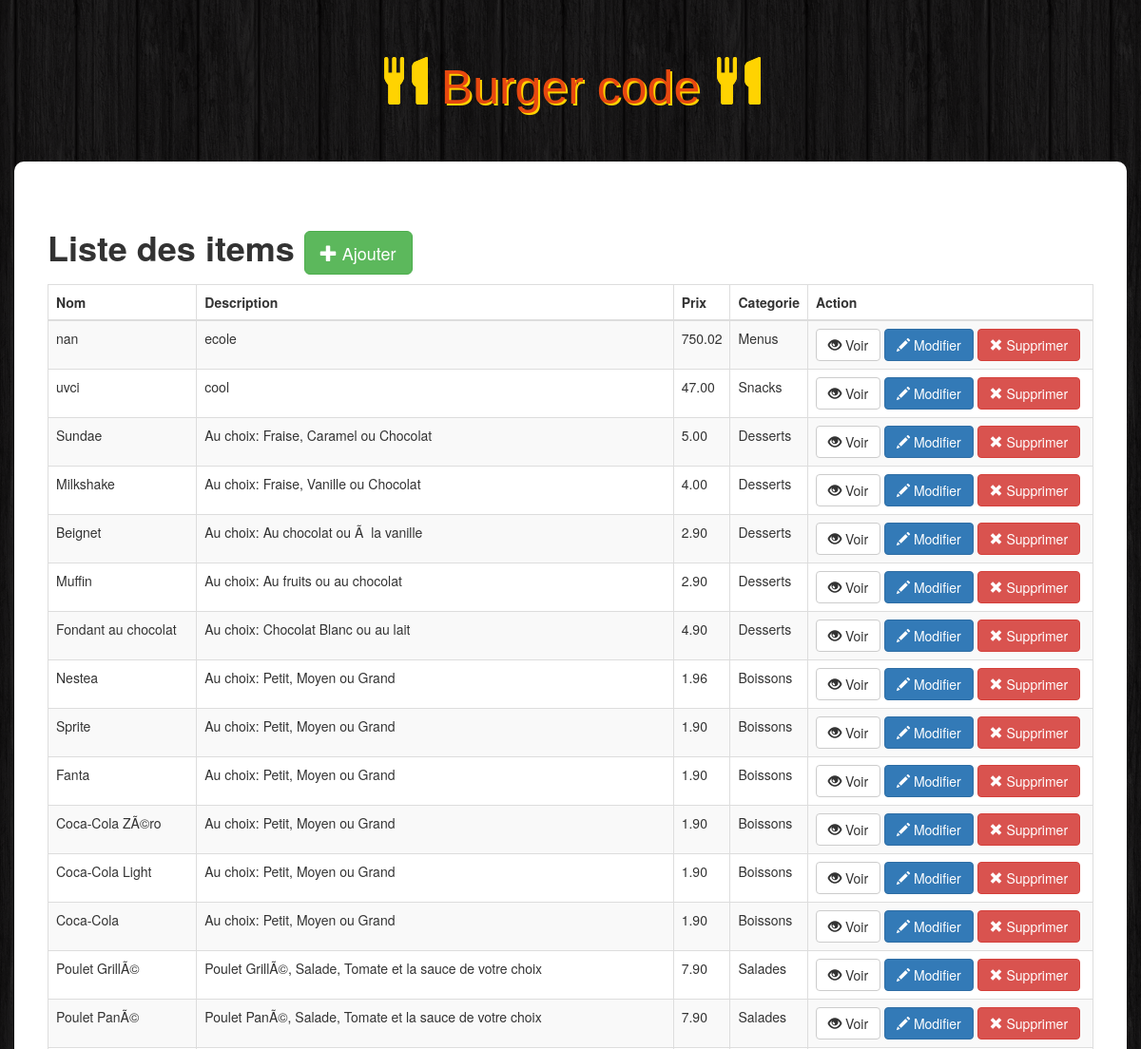
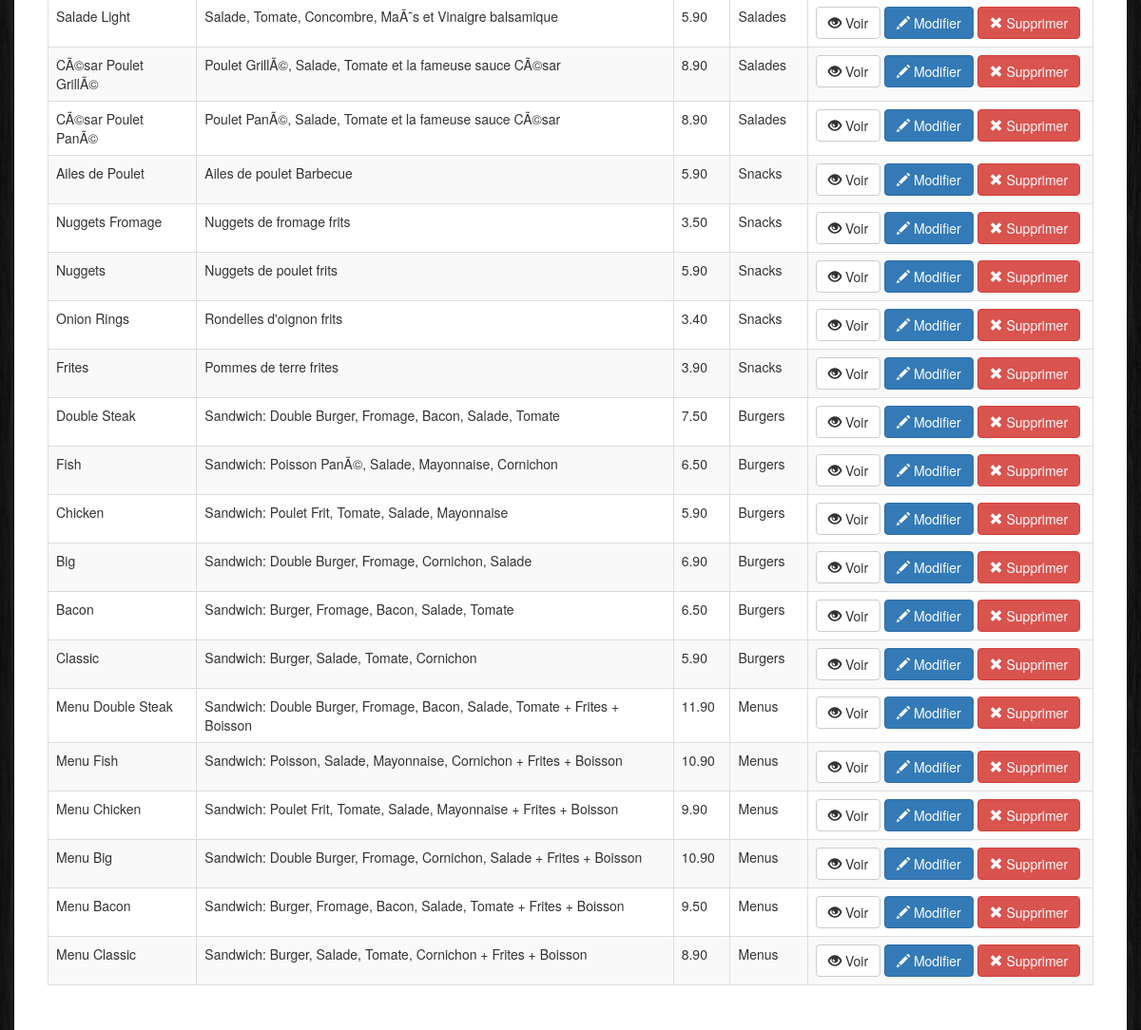
The app's page /admin/index.php with its own data (2 pictures, top to bottom).
### tables this page shows
CREATE TABLE `items` (
  `id` int(11) NOT NULL,
  `name` varchar(100) NOT NULL,
  `description` varchar(255) NOT NULL,
  `price` float NOT NULL,
  `image` varchar(255) NOT NULL,
  `category` int(11) NOT NULL
);

CREATE TABLE `categories` (
  `id` int(11) NOT NULL,
  `name` varchar(100) NOT NULL
);

### admin/index.php (the view, shortened to what this page needs)
<!DOCTYPE html>
<html>
<head>
    <link rel="stylesheet" type="text/css" href="assets/bootstrap/css/bootstrap.min.css">
	<link rel="stylesheet" type="text/css" href="style.css">
</head>
<body>
 <h1 class="text-logo"><span class="glyphicon glyphicon-cutlery"></span> Burger code <span class="glyphicon glyphicon-cutlery"></span></h1>
  <div class="container admin">
  	<div class="row">
  		<h1><strong>Liste des items </strong><a href="insert.php"class="btn btn-success btn-lg"><span class="glyphicon glyphicon-plus"></span> Ajouter</a></h1>
      <table class="table table-striped table-bordered">
        <thead>
              <tr>
                 <th>Nom</th>
                 <th>Description</th>
                 <th>Prix</th>
                 <th>Categorie</th>
                 <th>Action</th>
              </tr>
        </thead>
        <tbody>
                <?php
                 $db = Database::connect();
                 $statement = $db -> query("SELECT items.id, items.name, items.description, items.price, categories.name AS category
                        FROM items LEFT JOIN categories ON items.category = categories.id
                        ORDER BY items.id DESC");
                 while($item = $statement -> fetch()){
                  ?>
              <tr>
                  <td><?=$item['name']?></td>
                  <td><?=$item['description']?></td>
                  <td><?=number_format((float)$item['price'],2,'.', ' ')?></td>
                  <td><?=$item['category']?></td>
                  <td width = 300px>
                      <a href="view.php?id=<?=$item['id']?>" class="btn btn-default"><span class="glyphicon glyphicon-eye-open"></span> Voir</a>
                      <a href="update.php?id=<?=$item['id']?>" class="btn btn-primary"><span class="glyphicon glyphicon-pencil"></span> Modifier</a>
                      <a href="delete.php?id=<?=$item['id']?>" class="btn btn-danger"><span class="glyphicon glyphicon-remove"></span> Supprimer</a>
                  </td>
            </tr>
             <?php
                  }
             ?>
        </tbody>
      </table>
  	</div>
  </div>
</body>
</html>

### admin/style.css (style rules this page uses)
body { background: url(../images/bg.png); }
.text-logo { font-family:'Showcard Gothic',Sans-Serif; color:#e7480f; text-shadow:2px 2px #ffd301; font-size:50px; padding:40px 0px; text-align:center; }
.text-logo .glyphicon { color:#ffd301; text-shadow:0px 0px #ffd301; }
.admin { background:#fff; padding:50px; border-radius:10px; }

### records on screen
items: name "nan", description "ecole", price "750.02", category.name "Menus"
items: name "uvci", description "cool", price "47.00", category.name "Snacks"
items: name "Sundae", description "Au choix: Fraise, Caramel ou Chocolat", price "5.00", category.name "Desserts"
items: name "Milkshake", description "Au choix: Fraise, Vanille ou Chocolat", price "4.00", category.name "Desserts"
items: name "Beignet", description "Au choix: Au chocolat ou Ã la vanille", price "2.90", category.name "Desserts"
items: name "Muffin", description "Au choix: Au fruits ou au chocolat", price "2.90", category.name "Desserts"
items: name "Fondant au chocolat", description "Au choix: Chocolat Blanc ou au lait", price "4.90", category.name "Desserts"
items: name "Nestea", description "Au choix: Petit, Moyen ou Grand", price "1.96", category.name "Boissons"
items: name "Sprite", description "Au choix: Petit, Moyen ou Grand", price "1.90", category.name "Boissons"
items: name "Fanta", description "Au choix: Petit, Moyen ou Grand", price "1.90", category.name "Boissons"
items: name "Coca-Cola ZÃ©ro", description "Au choix: Petit, Moyen ou Grand", price "1.90", category.name "Boissons"
items: name "Coca-Cola Light", description "Au choix: Petit, Moyen ou Grand", price "1.90", category.name "Boissons"
items: name "Coca-Cola", description "Au choix: Petit, Moyen ou Grand", price "1.90", category.name "Boissons"
items: name "Poulet GrillÃ©", description "Poulet GrillÃ©, Salade, Tomate et la sauce de votre choix", price "7.90", category.name "Salades"
items: name "Poulet PanÃ©", description "Poulet PanÃ©, Salade, Tomate et la sauce de votre choix", price "7.90", category.name "Salades"
items: name "Salade Light", description "Salade, Tomate, Concombre, MaÃ¯s et Vinaigre balsamique", price "5.90", category.name "Salades"
items: name "CÃ©sar Poulet GrillÃ©", description "Poulet GrillÃ©, Salade, Tomate et la fameuse sauce CÃ©sar", price "8.90", category.name "Salades"
items: name "CÃ©sar Poulet PanÃ©", description "Poulet PanÃ©, Salade, Tomate et la fameuse sauce CÃ©sar", price "8.90", category.name "Salades"
items: name "Ailes de Poulet", description "Ailes de poulet Barbecue", price "5.90", category.name "Snacks"
items: name "Nuggets Fromage", description "Nuggets de fromage frits", price "3.50", category.name "Snacks"
items: name "Nuggets", description "Nuggets de poulet frits", price "5.90", category.name "Snacks"
items: name "Onion Rings", description "Rondelles d'oignon frits", price "3.40", category.name "Snacks"
items: name "Frites", description "Pommes de terre frites", price "3.90", category.name "Snacks"
items: name "Double Steak", description "Sandwich: Double Burger, Fromage, Bacon, Salade, Tomate", price "7.50", category.name "Burgers"
items: name "Fish", description "Sandwich: Poisson PanÃ©, Salade, Mayonnaise, Cornichon", price "6.50", category.name "Burgers"
items: name "Chicken", description "Sandwich: Poulet Frit, Tomate, Salade, Mayonnaise", price "5.90", category.name "Burgers"
items: name "Big", description "Sandwich: Double Burger, Fromage, Cornichon, Salade", price "6.90", category.name "Burgers"
items: name "Bacon", description "Sandwich: Burger, Fromage, Bacon, Salade, Tomate", price "6.50", category.name "Burgers"
items: name "Classic", description "Sandwich: Burger, Salade, Tomate, Cornichon", price "5.90", category.name "Burgers"
items: name "Menu Double Steak", description "Sandwich: Double Burger, Fromage, Bacon, Salade, Tomate + Frites + Boisson", price "11.90", category.name "Menus"
items: name "Menu Fish", description "Sandwich: Poisson, Salade, Mayonnaise, Cornichon + Frites + Boisson", price "10.90", category.name "Menus"
items: name "Menu Chicken", description "Sandwich: Poulet Frit, Tomate, Salade, Mayonnaise + Frites + Boisson", price "9.90", category.name "Menus"
items: name "Menu Big", description "Sandwich: Double Burger, Fromage, Cornichon, Salade + Frites + Boisson", price "10.90", category.name "Menus"
items: name "Menu Bacon", description "Sandwich: Burger, Fromage, Bacon, Salade, Tomate + Frites + Boisson", price "9.50", category.name "Menus"
items: name "Menu Classic", description "Sandwich: Burger, Salade, Tomate, Cornichon + Frites + Boisson", price "8.90", category.name "Menus"
